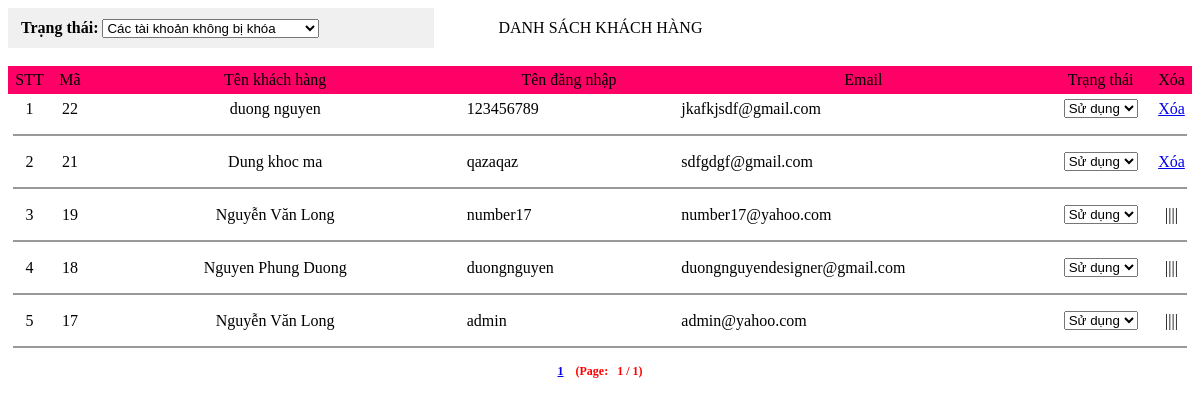
Before: /admin/customer/customer_list.php?sid=1 with the older database file.
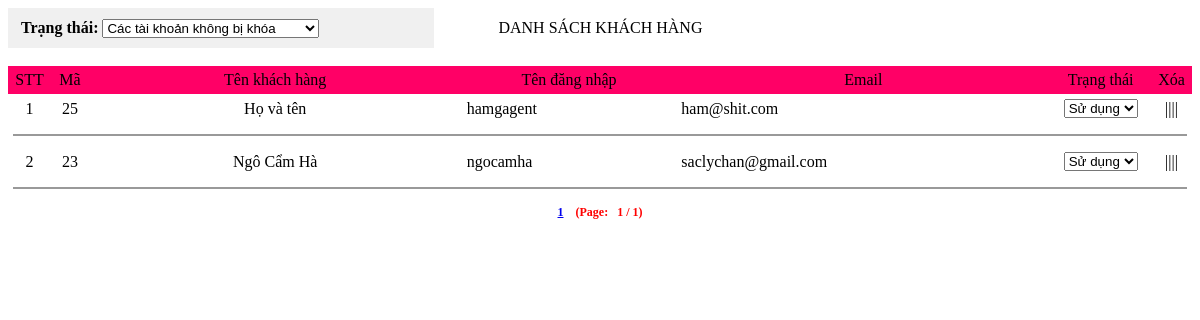
After: the same page with the newer database file.
### tables this page shows
CREATE TABLE IF NOT EXISTS `customer` (
  `CusID` int(11) NOT NULL AUTO_INCREMENT,
  `RegDate` date NOT NULL,
  `CusUser` varchar(25) NOT NULL,
  `CusPass` varchar(32) NOT NULL,
  `CusName` varchar(50) NOT NULL,
  `CusPhone` varchar(30) DEFAULT NULL,
  `CusAdd` varchar(255) NOT NULL,
  `CusEmail` varchar(50) NOT NULL,
  `CusGender` tinyint(4) NOT NULL DEFAULT '1',
  `CusQues` tinyint(4) NOT NULL,
  `CusAns` varchar(250) NOT NULL,
  `CusStatus` tinyint(4) NOT NULL DEFAULT '1',
  `TotalPurchase` int(11) NOT NULL,
  `CusImage` varchar(100) DEFAULT 'default.png',
  PRIMARY KEY (`CusID`),
  UNIQUE KEY `CusUser` (`CusUser`),
  UNIQUE KEY `CusEmail` (`CusEmail`)
);

### admin/customer/customer_list.php (the view, shortened to what this page needs)
<?
	$record_per_page = 10;
	$pagenum = $_GET["page"];
	$statusid=$_REQUEST['sid'];
	$page = "admin.php?go=customer_list&sid=".$statusid;
	if($statusid==2){
		$sqlCus="SELECT * FROM customer order by CusID desc";
	}else{
		$sqlCus="SELECT * FROM customer WHERE CusStatus=".$statusid." order by CusID desc";
	}
	$ResultCus = mysql_query($sqlCus,$cnn);
	$totalpage =ceil( mysql_num_rows($ResultCus) / $record_per_page);
	if(!$pagenum || $pagenum <=0 || $pagenum > $totalpage){
		$pagenum = 1;
	}
	if($pagenum == 1){
		$from = 0;
	}else{
		$from = ($pagenum-1)*$record_per_page;
	}
	$sqlCus =$sqlCus." LIMIT ".$from.",".$record_per_page;
	$ResultCus=mysql_query($sqlCus,$cnn);
?>
<table width="100%" border="0" cellpadding="5" cellspacing="0">
  <tr>
	<td width="36%" height="40"  bgcolor="#F0F0F0">
		<span style="font-weight:bold">&nbsp;&nbsp;Trạng thái:</span>
	  <select class="tableboxinput" name="SelectCustomer" id="SelectCustomer" onchange="location.href='admin.php?go=customer_list&sid='+this.value">
	<?
	if($statusid==2)
	{
	?>
	<option value="2">Xem tất cả tài khoản khách hàng</option>
	<option value="1">Các tài khoản không bị khóa</option>
	<option value="0">Các tài khoản bị khóa</option>
	<?
	}else if($statusid==1){
	?>
	<option value="1" selected="selected">Các tài khoản không bị khóa</option>
	<?
	}else if($statusid==0){
	?>
	<option value="2">Xem tất cả tài khoản khách hàng</option>
	<option value="1">Các tài khoản không bị khóa</option>
	<option value="0" selected="selected">Các tài khoản bị khóa</option>
	<?
	}
	?>
</select>			</td>
	<td width="5%" align="left">&nbsp;</td>
	<td width="59%" align="left"><span class="style1">DANH SÁCH KHÁCH HÀNG</span></td>
  </tr>
</table>
<div class="table2">
<table width="100%" border="0" cellpadding="5" cellspacing="0">
  <tr>
  <td width="29" align="center" bgcolor="#FF0066"><span class="style2">STT</span></td>
    <td width="24" align="center" bgcolor="#FF0066"><span class="style2">Mã</span></td>
    <td width="327" align="center" bgcolor="#FF0066"><span class="style2">Tên khách hàng</span></td>
    <td width="184" align="center" bgcolor="#FF0066"><span class="style2">Tên đăng nhập </span></td>
    <td width="328" align="center" bgcolor="#FF0066"><span class="style2">Email</span></td>
    <td width="81" align="center" bgcolor="#FF0066"><span class="style2">Trạng thái </span></td>
    <td align="center" bgcolor="#FF0066"><span class="style2">Xóa</span></td>
  </tr>
  <?
  	$t=0;
  	while($rowCus=mysql_fetch_array($ResultCus))
	{
		$t++;
  ?>
  <tr onmouseover="this.className='over'" onmouseout="this.className='out'">
    <td align="center" height="25" onclick="location.href='admin.php?go=customer_detail&action=detail&cid=<? echo $rowCus['CusID']; ?>'"><?php echo($t);?></td>
    <td align="center" onclick="location.href='admin.php?go=customer_detail&action=detail&cid=<? echo $rowCus['CusID']; ?>'"><? echo $rowCus['CusID']; ?>	</td>
    <td align="center" onclick="location.href='admin.php?go=customer_detail&action=detail&cid=<? echo $rowCus['CusID']; ?>'"><? echo $rowCus['CusName']; ?></td>
    <td align="left" onclick="location.href='admin.php?go=customer_detail&action=detail&cid=<? echo $rowCus['CusID']; ?>'"><? echo $rowCus['CusUser']; ?></td>
    <td align="left" onclick="location.href='admin.php?go=customer_detail&action=detail&cid=<? echo $rowCus['CusID']; ?>'"><? echo $rowCus['CusEmail']; ?></td>
    <td align="center"><select class="tableboxinput" name="select" onchange="location.href='admin.php?go=customer_list&sid=<? echo $statusid ?>&action=update&cid=<? echo $rowCus['CusID']; ?>&status='+this.value">
		<?
	  		if($rowCus['CusStatus']==1)
			{
	  	?>
     		<option value="1">Sử dụng</option>
		<?
			}else{
		?>
			<option value="0">Khóa</option>
      		<option value="1">Sử dụng</option>
		<?
			}
		?>
    </select>    </td>
    <td width="27" align="center">
					<?
					$sql_check="Select * from orders where CusID=".$rowCus['CusID'];
					$re_check=mysql_query($sql_check,$cnn);
					$ok=0;
					while($row_check=mysql_fetch_array($re_check))
					{
						$ok=1;
					}
					if($ok==1)
					{
						echo("||||");
					}
					else{
					?>
		<a href="admin.php?go=customer_list&sid=<? echo $statusid ?>&action=del&cid=<? echo $rowCus['CusID'] ?>" onClick="if(confirm('Bạn có muốn xóa tài khoản khách hàng này không?')) return true; else return false;">Xóa</a>
					<?
						}
					?>
	</td>
  </tr>
  <tr style="font-size:12px; font-weight:bold">
    <td colspan="7" align="center" ><hr color="#999999" size="2" /></td>
  </tr>
  <?
  }
  ?>
  <tr style="font-size:12px; font-weight:bold">
    <td colspan="7" align="center" ><?
			for($i =1; $i<=$totalpage;$i++)
			{
				if ($i==1){
					echo "<a href='".$page."&page=".$i."' >".$i."</a>"	;
				}else{
				if($pagenum==$i)
					echo " | <a href='".$page."&page=".$i."'><B><font color=red><u>".$i."</u></font></B></a>";
				else
					echo " | <a href='".$page."&page=".$i."'>".$i."</a>";
				}
			}
			echo("<font color=red>  &nbsp; &nbsp;(Page: &nbsp; ".$pagenum."&nbsp;/&nbsp;".$totalpage.")");
		?></td>
  </tr>
</table><br />
</div><br />

Changed rows visible on the page:
removed customer: CusID "22", CusName "duong nguyen", CusUser "123456789", CusEmail "jkafkjsdf@gmail.com", select "Sử dụng"
removed customer: CusID "21", CusName "Dung khoc ma", CusUser "qazaqaz", CusEmail "sdfgdgf@gmail.com", select "Sử dụng"
removed customer: CusID "19", CusName "Nguyễn Văn Long", CusUser "number17", CusEmail "number17@yahoo.com", select "Sử dụng"
removed customer: CusID "18", CusName "Nguyen Phung Duong", CusUser "duongnguyen", CusEmail "duongnguyendesigner@gmail.com", select "Sử dụng"
removed customer: CusID "17", CusName "Nguyễn Văn Long", CusUser "admin", CusEmail "admin@yahoo.com", select "Sử dụng"
added customer: CusID "25", CusName "Họ và tên", CusUser "hamgagent", CusEmail "ham@shit.com", select "Sử dụng"
added customer: CusID "23", CusName "Ngô Cẩm Hà", CusUser "ngocamha", CusEmail "saclychan@gmail.com", select "Sử dụng"
